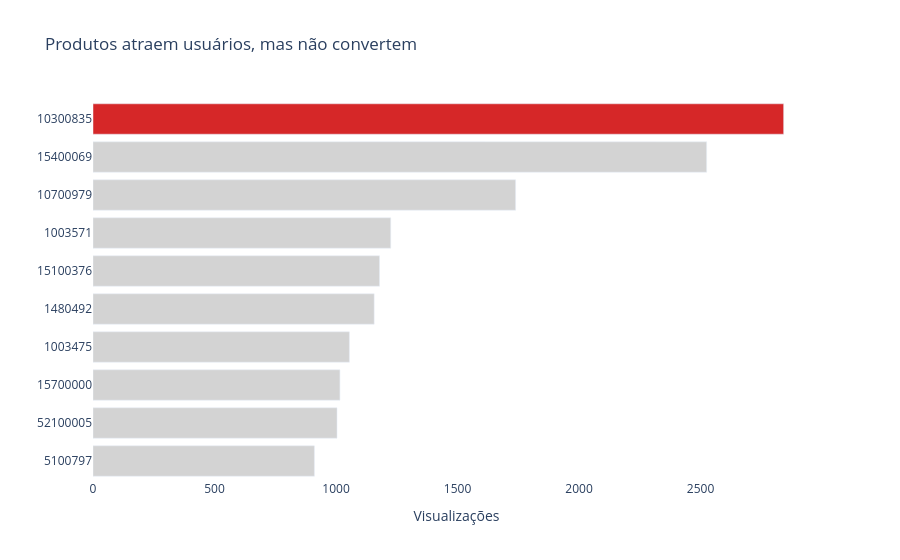

The cell this chart's notebook holds for it:
### Code cell
fig = px.bar(
    high_interest_low_conversion,
    x="views",
    y=high_interest_low_conversion["product_id"].astype(str),
    orientation="h",
    title="Produtos atraem usuários, mas não convertem"
)

fig.update_traces(marker_color="lightgray")

colors = ["#d62728"] + ["lightgray"] * (len(high_interest_low_conversion) - 1)
fig.update_traces(marker_color=colors)

fig.update_layout(
    showlegend=False,
    plot_bgcolor="white",
    paper_bgcolor="white",
    xaxis_title="Visualizações",
    yaxis_title="",
    yaxis=dict(autorange="reversed")
)

fig.update_xaxes(showgrid=False)
fig.update_yaxes(showgrid=False)

fig.show()
fig.write_image("../output/charts/low_conversion_products.png")

### Figure 1 — Plotly figure (JSON) as saved in the notebook; plotly's stock layout.template omitted (floating-point values rounded to 4 significant figures)
{"data": [{"hovertemplate": "views=%{x}<br>y=%{y}<extra></extra>", "legendgroup": "", "marker": {"color": ["#d62728", "lightgray", "lightgray", "lightgray", "lightgray", "lightgray", "lightgray", "lightgray", "lightgray", "lightgray"], "pattern": {"shape": ""}}, "name": "", "orientation": "h", "showlegend": false, "textposition": "auto", "type": "bar", "x": [2842.0, 2525.0, 1739.0, 1225.0, 1179.0, 1157.0, 1055.0, 1016.0, 1004.0, 911.0], "xaxis": "x", "y": ["10300835", "15400069", "10700979", "1003571", "15100376", "1480492", "1003475", "15700000", "52100005", "5100797"], "yaxis": "y"}], "layout": {"barmode": "relative", "legend": {"tracegroupgap": 0}, "paper_bgcolor": "white", "plot_bgcolor": "white", "showlegend": false, "title": {"text": "Produtos atraem usuários, mas não convertem"}, "xaxis": {"anchor": "y", "domain": [0, 1], "showgrid": false, "title": {"text": "Visualizações"}}, "yaxis": {"anchor": "x", "autorange": "reversed", "domain": [0, 1], "showgrid": false, "title": {"text": ""}}}}
